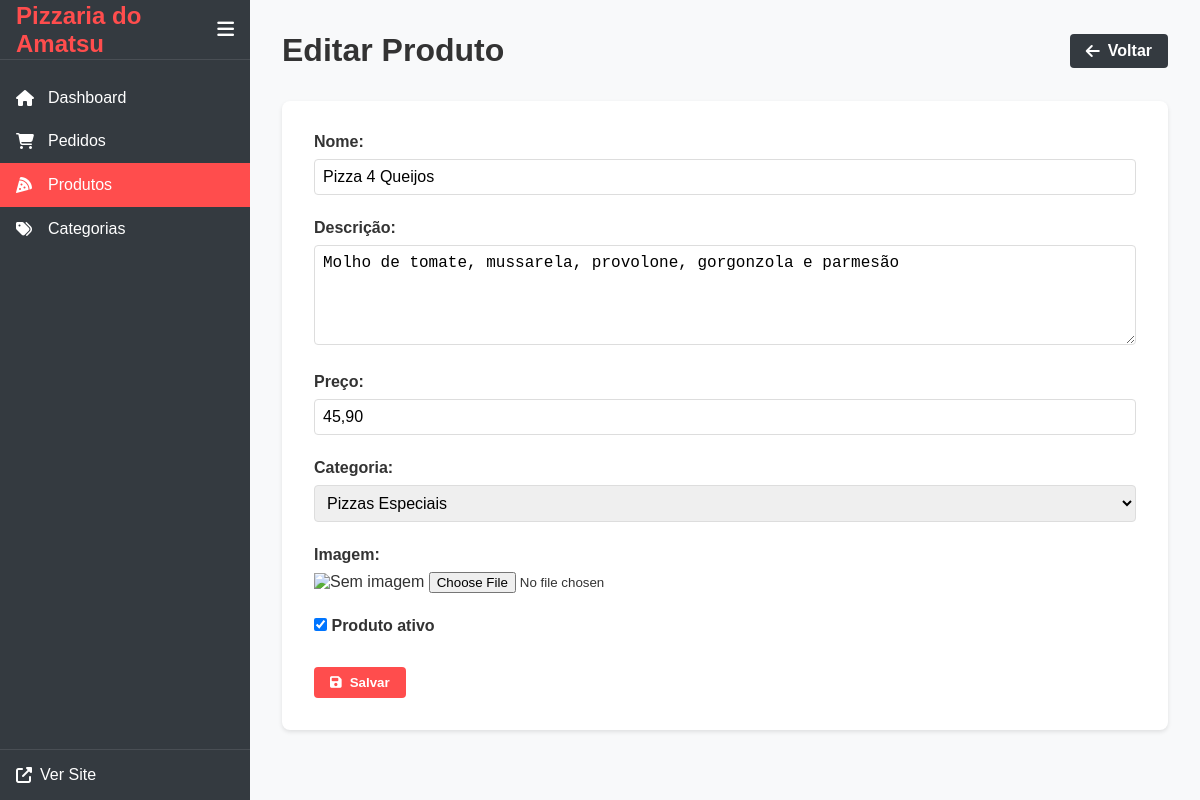
Screenshot of /admin/produtos/editar.php?id=4 (signed in) with the database file from the repository.
### tables this page shows
CREATE TABLE produtos (
    id INT AUTO_INCREMENT PRIMARY KEY,
    categoria_id INT,
    nome VARCHAR(100) NOT NULL,
    descricao TEXT,
    preco DECIMAL(10,2) NOT NULL,
    imagem VARCHAR(255),
    ordem INT DEFAULT 0,
    ativo BOOLEAN NOT NULL DEFAULT TRUE,
    FOREIGN KEY (categoria_id) REFERENCES categorias(id)
);

CREATE TABLE categorias (
    id INT AUTO_INCREMENT PRIMARY KEY,
    nome VARCHAR(50) NOT NULL UNIQUE,
    descricao TEXT,
    ordem INT DEFAULT 0,
    ativo BOOLEAN NOT NULL DEFAULT TRUE
);

### admin/produtos/editar.php (the view, shortened to what this page needs)
<?php
require_once '../../includes/config.php';
$produto_id = (int) $_GET['id'];
try {
    $pdo = conectarDB();
    $stmt = $pdo->prepare("SELECT * FROM produtos WHERE id = ?");
    $stmt->execute([$produto_id]);
    $produto = $stmt->fetch(PDO::FETCH_ASSOC);
    $stmt = $pdo->query("SELECT id, nome FROM categorias ORDER BY nome");
    $categorias = $stmt->fetchAll(PDO::FETCH_ASSOC);
} catch (PDOException $e) {
    $erro = "Erro ao carregar dados: " . $e->getMessage();
}
?>
<!DOCTYPE html>
<html lang="pt-BR">
<head>
    <link rel="stylesheet" href="../../assets/css/admin.css">
    <link rel="stylesheet" href="https://cdnjs.cloudflare.com/ajax/libs/font-awesome/6.5.1/css/all.min.css">
</head>
<body>
    <div class="admin-container">
        <?php include '../includes/sidebar.php'; ?>
        <main class="admin-content">
            <div class="admin-header">
                <h1>Editar Produto</h1>
                <div class="header-actions">
                    <a href="listar.php" class="btn-secondary">
                        <i class="fas fa-arrow-left"></i> Voltar
                    </a>
                </div>
            </div>
            <div class="admin-form">
                <form method="POST" enctype="multipart/form-data">
                    <div class="form-group">
                        <label for="nome">Nome:</label>
                        <input type="text" id="nome" name="nome" value="<?php echo htmlspecialchars($produto['nome']); ?>" required>
                    </div>
                    <div class="form-group">
                        <label for="descricao">Descrição:</label>
                        <textarea id="descricao" name="descricao" rows="4"><?php echo htmlspecialchars($produto['descricao']); ?></textarea>
                    </div>
                    <div class="form-group">
                        <label for="preco">Preço:</label>
                        <input type="text" id="preco" name="preco" class="campo-moeda" value="<?php echo number_format($produto['preco'], 2, ',', '.'); ?>" required>
                    </div>
                    <div class="form-group">
                        <label for="categoria_id">Categoria:</label>
                        <select id="categoria_id" name="categoria_id">
                            <?php foreach ($categorias as $categoria): ?>
                                <option value="<?php echo $categoria['id']; ?>" <?php echo $produto['categoria_id'] == $categoria['id'] ? 'selected' : ''; ?>>
                                    <?php echo htmlspecialchars($categoria['nome']); ?>
                                </option>
                            <?php endforeach; ?>
                        </select>
                    </div>
                    <div class="form-group">
                        <label for="imagem">Imagem:</label>
                        <?php if ($produto['imagem']): ?>
                            <img src="../../assets/img/<?php echo $produto['imagem']; ?>"
                                 alt="<?php echo htmlspecialchars($produto['nome']); ?>"
                                 class="produto-imagem">
                        <?php else: ?>
                            <img src="../../assets/img/no-image.png"
                                 alt="Sem imagem"
                                 class="produto-imagem">
                        <?php endif; ?>
                        <input type="file" id="imagem" name="imagem" accept="image/*" onchange="previewImagem(this, 'preview-imagem')">
                    </div>
                    <div class="form-group">
                        <label class="checkbox-label">
                            <input type="checkbox" name="ativo" <?php echo $produto['ativo'] ? 'checked' : ''; ?>>
                            Produto ativo
                        </label>
                    </div>
                    <div class="form-actions">
                        <button type="submit" class="btn-primary">
                            <i class="fas fa-save"></i> Salvar
                        </button>
                    </div>
                </form>
            </div>
        </main>
    </div>
</body>
</html>

### assets/css/admin.css (style rules this page uses)
:root { --primary-color: #ff4d4d; --secondary-color: #333; --success-color: #28a745; --warning-color: #ffc107; --danger-color: #dc3545; --info-color: #17a2b8; --light-gray: #f8f9fa; --dark-gray: #343a40; --white: #fff; --sidebar-width: 250px; --header-height: 60px; }
* { margin: 0; padding: 0; box-sizing: border-box; }
body { font-family: 'Arial', sans-serif; background-color: var(--light-gray); color: var(--secondary-color); }
.admin-container { display: flex; min-height: 100vh; }
.admin-content { flex: 1; margin-left: var(--sidebar-width); padding: 2rem; }
.admin-header { display: flex; justify-content: space-between; align-items: center; margin-bottom: 2rem; }
.header-actions { display: flex; gap: 1rem; }
.admin-form { background-color: var(--white); padding: 2rem; border-radius: 8px; box-shadow: 0 2px 4px rgba(0,0,0,0.1); }
.form-group { margin-bottom: 1.5rem; }
.form-group label { display: block; margin-bottom: 0.5rem; font-weight: 600; }
.form-group input[type="text"], .form-group input[type="email"], .form-group input[type="password"], .form-group input[type="number"], .form-group input[type="date"], .form-group select, .form-group textarea { width: 100%; padding: 0.5rem; border: 1px solid #ddd; border-radius: 4px; font-size: 1rem; }
.form-group textarea { resize: vertical; min-height: 100px; }
.checkbox-label { display: flex; align-items: center; gap: 0.5rem; cursor: pointer; }
.form-actions { margin-top: 2rem; display: flex; gap: 1rem; }
.btn-primary, .btn-secondary, .btn-danger { display: inline-flex; align-items: center; gap: 0.5rem; padding: 0.5rem 1rem; border-radius: 4px; text-decoration: none; font-weight: 600; cursor: pointer; border: none; transition: all 0.3s ease; }
.btn-primary { background-color: var(--primary-color); color: var(--white); }
.btn-secondary { background-color: var(--dark-gray); color: var(--white); }

### rows the page displays
produtos: nome "Pizza 4 Queijos", descricao "Molho de tomate, mussarela, provolone, gorgonzola e parmesão", preco "45,90", categoria_id "Pizzas Especiais", ativo "☑"

### other values shown
SITE_NAME "Pizzaria do Amatsu"
